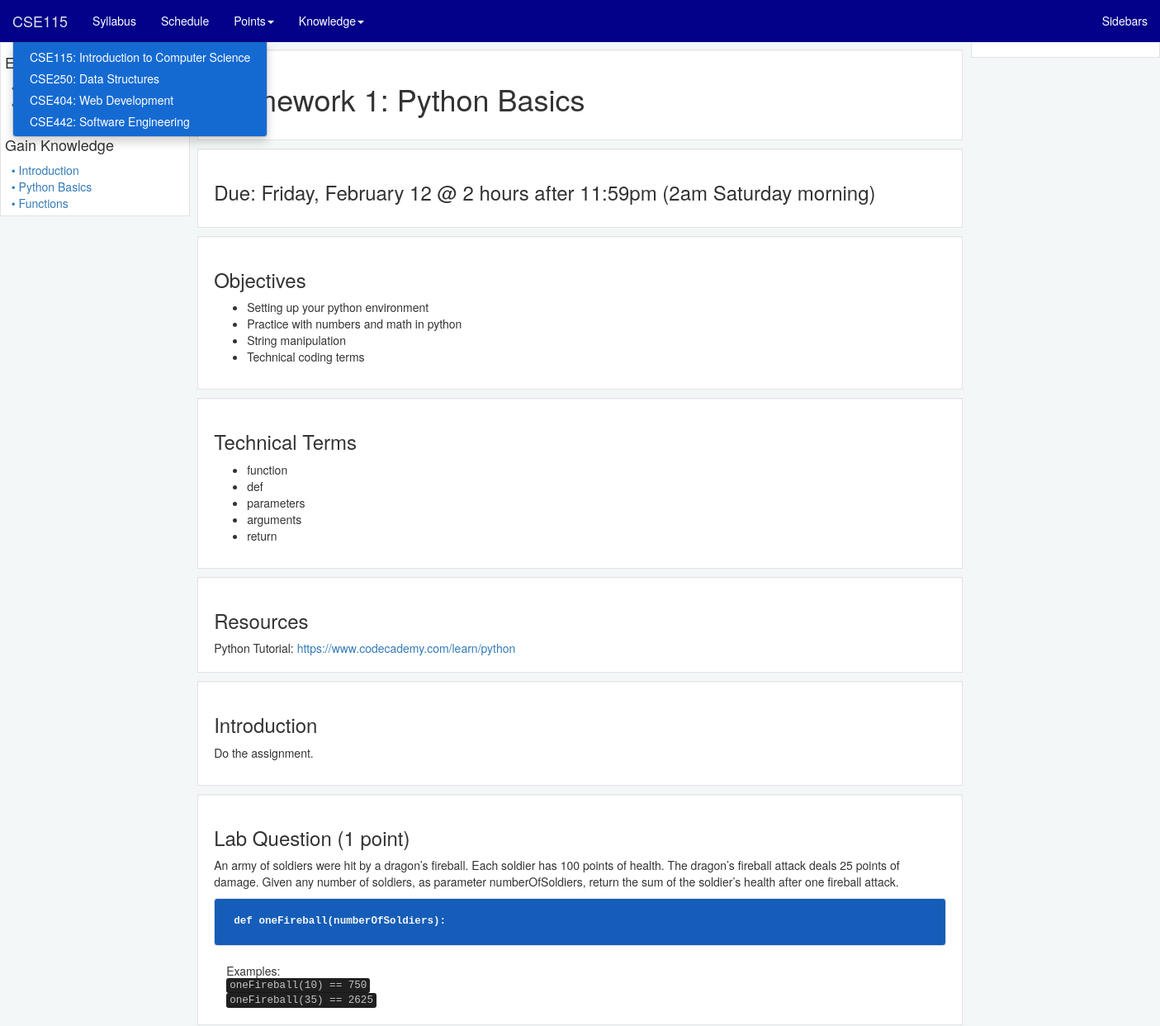
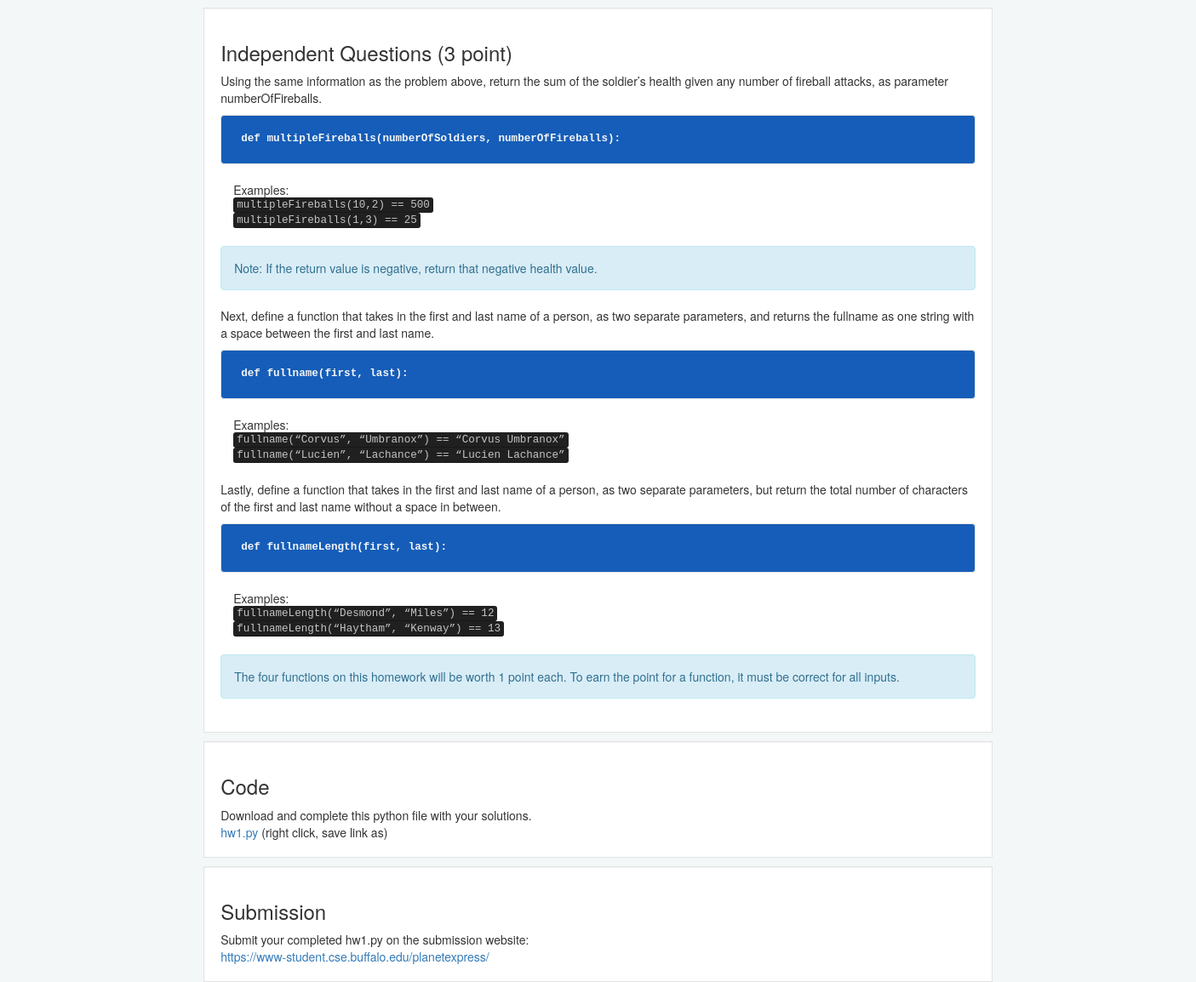
The app's page /courses/CSE115/assignments/hw1/ with its own data (2 pictures, top to bottom).
### courses/models.py (models this page shows, shortened)
class Course(models.Model):
    course_number = models.CharField(max_length=10, blank=True, null=True)
    course_title = models.CharField(max_length=100, blank=True, null=True)

class Content(models.Model):
    course = models.ForeignKey(Course)
    title = models.CharField(max_length=100)
    short_title = models.CharField(max_length=40, blank=True, null=True)
    page_type = models.CharField(max_length=100, blank=True, null=True)
    due_date = models.CharField(max_length=200, blank=True, null=True)
    next_content_short_title = models.CharField(max_length=100, blank=True, null=True)
    previous_content_short_title = models.CharField(max_length=100, blank=True, null=True)
    index = models.IntegerField(blank=True, null=True)

class Section(models.Model):
    lesson = models.ForeignKey(Content, blank=True, null=True)
    sectionTitle = models.CharField(max_length=100)
    index = models.IntegerField()
    html_content = models.TextField()
    class Meta:
        ordering = ['index']

### courses/views.py (the view)
# urls.py: url(r'^(?P<course_number>.+)/assignments/(?P<assignment_short_title>.+)/$', views.assignment, name='assignment'),
def assignment(request, course_number, assignment_short_title):
    return render_content(request, course_number, 'assignment', 'courses/assignment.html', assignment_short_title)

### courses/context_processors.py (called while the page is built)
def all_courses(request):
    return {'all_courses': Course.objects.all().order_by('course_number')}

def all_content(request):
    return {'all_content': Content.objects.all()}

def all_lectures(request):
    return {'all_lectures': Content.objects.all().filter(page_type='lecture').order_by('index')}

def all_assignments(request):
    return {'all_assignments': Content.objects.all().filter(page_type='assignment').order_by('index')}

def syllabus(request):
    return {'syllabus': Content.objects.all().filter(page_type='syllabus')}

def schedule(request):
    return {'schedule': Content.objects.all().filter(page_type='schedule')}

### courses/templatetags/render_as_template.py (called while the page is built)
def render_as_template(parser, token):
    bits = token.split_contents()
    if len(bits) != 2:
        raise TemplateSyntaxError("'%s' takes only one argument"
                                  " (a variable representing a template to render)" % bits[0])
    return RenderAsTemplateNode(bits[1])

    def render(self, context):
        try:
            actual_item = self.item_to_be_rendered.resolve(context)
            return Template(actual_item).render(context)
        except template.VariableDoesNotExist:
            return ''

### courses/views.py (called while the page is built)
def render_content(request, course_number, page_type, template, short_title=""):
    course = Course.objects.get(course_number=course_number)
    lectures = Content.objects.filter(course=course, page_type='lecture').order_by('index')
    assignments = Content.objects.filter(course=course, page_type='assignment').order_by('index')
    this_lecture = Content.objects.get(course=course, page_type=page_type, short_title=short_title) if short_title != "" \
        else Content.objects.get(course=course, page_type=page_type)
    context = {'lectures': lectures, 'assignments': assignments, 'course': course, 'this_lecture': this_lecture}
    return render(request, template, context)

### courses/templates/courses/assignment.html
{% extends "courses/lecture.html" %}
{% block extra %}
    <div class="well lecture-section-well">
        <h3>Due: {{ this_lecture.due_date }}</h3>
    </div>
{% endblock %}

### courses/templates/courses/lecture.html
{% extends "courses/course_base.html" %}
{% load  render_as_template %}
{% block content %}
    <div class="well lecture-section-well">
        <h1>{{ this_lecture.title }}</h1>
    </div>
    {% block extra %}{% endblock %}
    {% for section in this_lecture.section_set.all %}
        <div class="well lecture-section-well">
            <h3>{{ section.sectionTitle }}</h3>
            {% render_as_template section.html_content %}
        </div>
    {% endfor %}
{% endblock %}

### courses/templates/courses/course_base.html (shortened to what this page needs)
{% extends "base.html" %}
{% load  render_as_template %}
{% block corner_title %}{{ course.course_number }}{% endblock %}
{% block navbar %}
    <ul class="nav navbar-nav">
        <li><a href="{% url 'courses:syllabus' course.course_number %}">Syllabus</a></li>
        <li><a href="{% url 'courses:schedule' course.course_number %}">Schedule</a></li>
        <li class="dropdown">
            <a class="dropdown-toggle" data-toggle="dropdown" href="{% url 'courses:course_home' course.course_number %}">Points<span
                    class="caret"></span></a>
        </li>
        <li class="dropdown">
            <a class="dropdown-toggle" data-toggle="dropdown" href="{% url 'courses:course_home' course.course_number %}">Knowledge<span
                    class="caret"></span></a>
        </li>
    </ul>
{% endblock %}
{% block left_sidebar %}
    <div class="left-side-bar">
        <div class="well sidebar-well">
            <h4>Earn Points</h4>
            {% for assignment in assignments %}
                &nbsp;<a class="menu_link"
                         href="{% url 'courses:assignment' course.course_number assignment.short_title %}">
                &#x2022; {{ assignment.title }}</a>
                <br/>
            {% endfor %}
            <br/>
            <h4>Gain Knowledge</h4>
            {% for lecture in lectures %}
                &nbsp;<a class="menu_link"
                         href="{% url 'courses:lecture' course.course_number lecture.short_title %}">
                &#x2022; {{ lecture.title }}</a><br/>
            {% endfor %}
        </div>
    </div>
{% endblock %}

### templates/base.html (shortened to what this page needs)
{% load staticfiles %}
<html>
<head>
    <link rel="stylesheet" href="http://maxcdn.bootstrapcdn.com/bootstrap/3.3.5/css/bootstrap.min.css">
    <link rel="stylesheet" type="text/css" href="{% static 'courses/UBStylin.css' %}"/>
</head>
<body class="outer">
<nav class="navbar navbar-default navbar-fixed-top">
    <div class="container-fluid">
        <div class="navbar-header">
            <ul class="nav navbar-nav">
                <li class="dropdown">
                    <a class="navbar-brand dropdown-toggle" data-toggle="dropdown" href="{% url 'courses:index' %}">
                        {% block corner_title %}Courses{% endblock %}</a>
                    <ul class="dropdown-menu">
                        {% for course in all_courses %}
                            <li>
                                <a href="{% url 'courses:course_home' course.course_number %}">{{ course.course_number }}: {{ course.course_title }}</a>
                            </li>
                        {% endfor %}
                    </ul>
                </li>
            </ul>
        </div>
        <div class="collapse navbar-collapse" id="theNavbar">
            {% block navbar %}{% endblock %}
            <ul class="nav navbar-nav navbar-right">
                <li><a href="#" onclick="toggle_bars(); return false;">Sidebars</a></li>
            </ul>
        </div>
    </div>
</nav>
<div class="container-fluid">
    {% block body %}
        <div class="row">
            <div id="left_sidebar" class="col-xs-2 less-padding">
                {% block left_sidebar %}{% endblock %}
            </div>
            <div id="center_content" class="col-xs-8 less-padding">
                <div class="content-area">
                    {% block content %}{% endblock %}
                </div>
            </div>
            <div id="right_sidebar" class="col-xs-2 less-padding">
                {% block right_sidebar %}
                    <div class="right-side-bar">
                        <div class="well sidebar-well">
                        </div>
                    </div></div>
                {% endblock %}
        </div>
    {% endblock %}
</div>
</body>
</html>

### courses/static/courses/UBStylin.css (style rules this page uses)
div.sidebar-well { border-radius: 0; padding: 5px; overflow: auto; }
div.right-side-bar { width: 16.7%; padding-left: 5px; position: fixed; height: calc(100% - 32px); overflow: auto; }
div.left-side-bar { width: 16.7%; padding-right: 5px; position: fixed; height: calc(100% - 32px); overflow: auto; }
div.lecture-section-well { border-radius: 0; margin: 10px 5px; }
div.content-area { height: calc(100% - 32px); }
div.less-padding { padding: 0; }
kbd { color: #c4c4c4; background-color: #202020; }
code { color: #f5f5f5; background-color: #155db9; }
.well > .code-well { font-weight: bold; background: #155db9; }
.well { background: white; }
body.outer { background-color: #f4f7f7; }
a.menu_link { text-decoration: none; }
.navbar-default { border-radius: 0; }
body { padding-top: 50px; }
.navbar-default { background-color: #030089; border-color: #030089; }
.navbar-default .navbar-brand { color: #ffffff; }
.navbar-default .navbar-nav > li > a { color: #ffffff; }
.navbar-default .navbar-nav > li > .dropdown-menu { background-color: #156ad2; }
.navbar-default .navbar-nav > li > .dropdown-menu > li > a { color: #ffffff; }
.navbar-default .navbar-collapse, .navbar-default .navbar-form { border-color: #ffffff; }

### records on screen
Course: course_number "CSE115", course_title "Introduction to Computer Science"
Course: course_number "CSE250", course_title "Data Structures"
Course: course_number "CSE404", course_title "Web Development"
Course: course_number "CSE442", course_title "Software Engineering"
Content: title "Introduction"
Content: title "Python Basics"
Content: title "Functions"
Content: title "Homework 1: Python Basics", due_date "Friday, February 12 @ 2 hours after 11:59pm (2am Saturday morning)"
Section: sectionTitle "Objectives", html_content "Setting up your python environment Practice with numbers and math in python String manipulation Technical coding terms"
Section: sectionTitle "Technical Terms", html_content "function def parameters arguments return"
Section: sectionTitle "Resources", html_content "Python Tutorial: https://www.codecademy.com/learn/python"
Section: sectionTitle "Introduction", html_content "Do the assignment."
Section: sectionTitle "Lab Question (1 point)", html_content "An army of soldiers were hit by a dragon’s fireball. Each soldier has 100 points of health. The dragon’s fireball attack deals 25 points of damage. Given any number of soldiers, as parameter numberOfSoldiers, return the sum of the soldier’s health after one fireball attack. def oneFireball(numberOfSoldiers): Examples: oneFireball(10) == 750 oneFireball(35) == 2625"
Section: sectionTitle "Independent Questions (3 point)", html_content "Using the same information as the problem above, return the sum of the soldier’s health given any number of fireball attacks, as parameter numberOfFireballs. def multipleFireballs(numberOfSoldiers, numberOfFireballs): Examples: multipleFireballs(10,2) == 500 multipleFireballs(1,3) == 25 Note: If the return value is negative, return that negative health value. Next, define a function that takes in the first and last name of a person, as two separate parameters, and returns the fullname as one string with a space between the first and last name. def fullname(first, last): Examples: fullname(“Corvus”, “Umbranox”) == “Corvus Umbranox” fullname(“Lucien”, “Lachance”) == “Lucien Lachance” Lastly,…"
Section: sectionTitle "Code", html_content "Download and complete this python file with your solutions. hw1.py (right click, save link as)"
Section: sectionTitle "Submission", html_content "Submit your completed hw1.py on the submission website: https://www-student.cse.buffalo.edu/planetexpress/"
